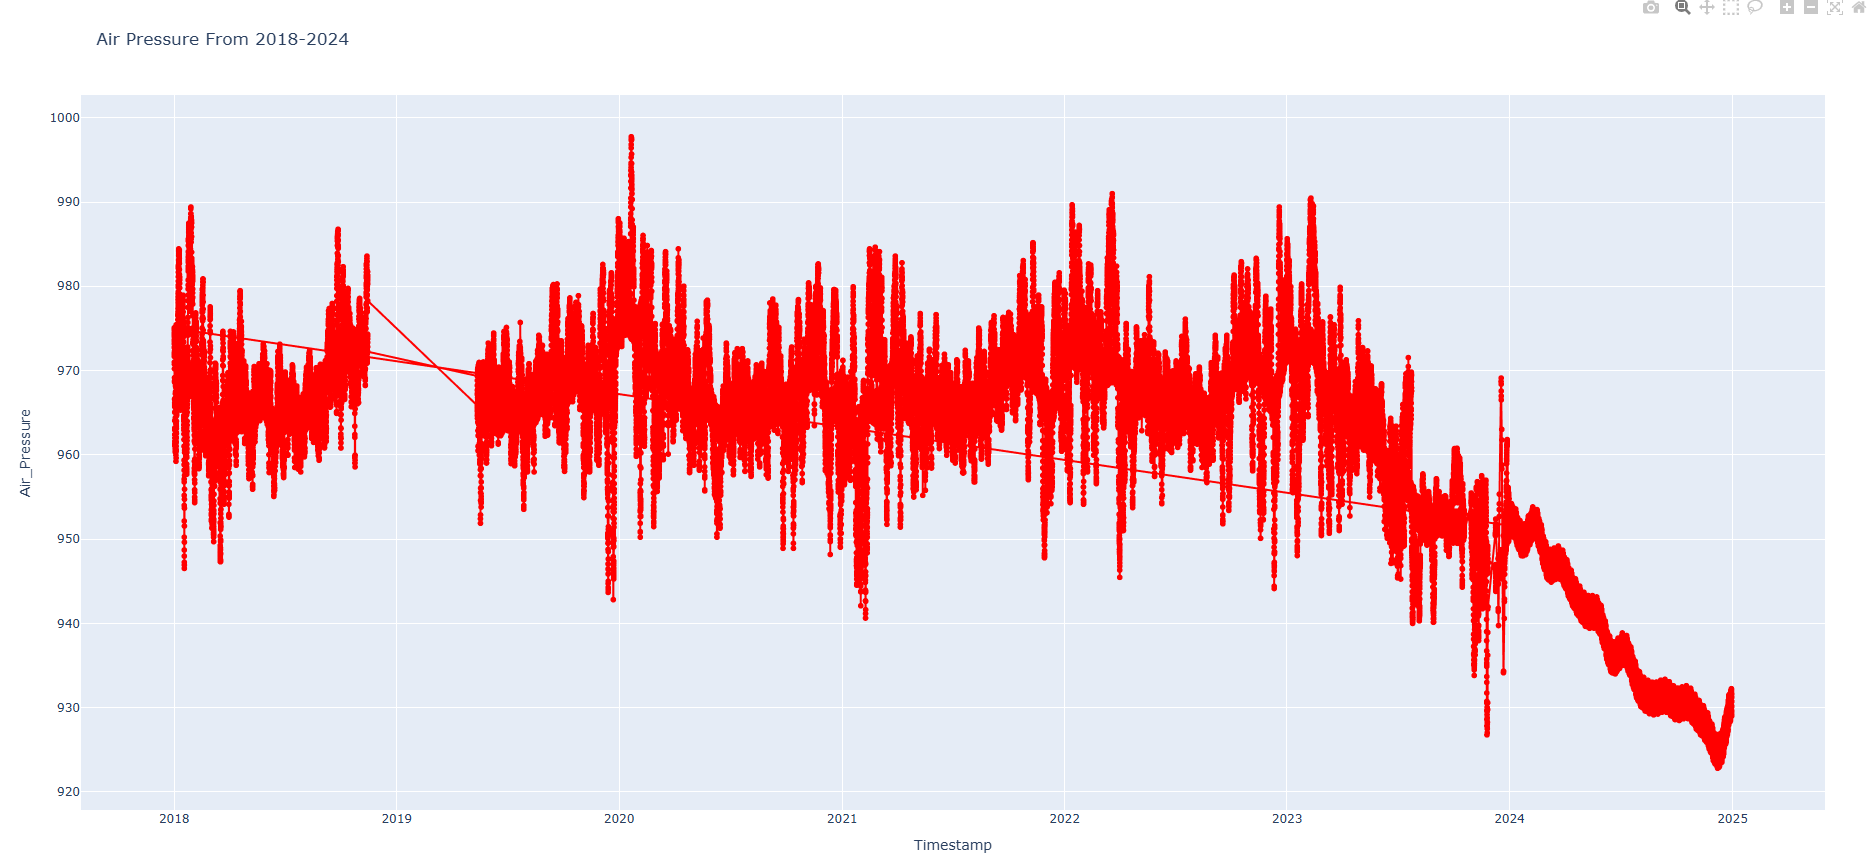

Python code for this plot:
import pandas as pd
from prophet import Prophet
import matplotlib.pyplot as plt
import seaborn as sns
import plotly.express as px

# Read the dataset
data = pd.read_csv('AirPreasure/airpreasure.csv')

# Check for null values
null_values = data['Air_Pressure'].isnull().sum()
print(f"Number of null values in 'Air_Pressure' column: {null_values}")

# Convert 'Timestamp' column to datetime
data['Timestamp'] = pd.to_datetime(data['Timestamp'], format='%d.%m.%Y %H:%M:%S')

# Prepare the data for Prophet
prophet_data = data[['Timestamp', 'Air_Pressure']].rename(columns={'Timestamp': 'ds', 'Air_Pressure': 'y'})

# Create and fit the Prophet model
model = Prophet()
model.fit(prophet_data)

# Generate future dates (hourly for 2024)
future_dates = model.make_future_dataframe(periods=365 * 24, freq='H')
forecast = model.predict(future_dates)

# Save predictions for 2024 in a DataFrame
predicted_2024 = forecast[['ds', 'yhat']].rename(columns={'ds': 'Timestamp', 'yhat': 'Air_Pressure'})

# Combine existing and predicted data
all_data = pd.concat([prophet_data.rename(columns={'ds': 'Timestamp', 'y': 'Air_Pressure'}), predicted_2024], ignore_index=True)

# Save combined data to a CSV file
all_data.to_csv('AirPreasure/airpreasure_data_2018_2024.csv', index=False)
print("Data saved to 'airpreasure_data_2018_2024.csv'")

# 1. Plot the entire dataset (2018–2024)
plt.figure(figsize=(20, 10))
plt.plot(all_data['Timestamp'], all_data['Air_Pressure'], label='Air Pressure', color='blue')
plt.title("Air Pressure From 2018-2024")
plt.xlabel("Year")
plt.ylabel("Air Pressure")
plt.legend()
plt.xticks(rotation=45)
plt.tight_layout()
plt.show()

# 2. Calculate and plot monthly averages
all_data['Timestamp'] = pd.to_datetime(all_data['Timestamp'], utc=True, errors='coerce')
monthly_data = all_data.set_index('Timestamp').resample('M').mean()[1:]
avg_monthly_airpreasure = monthly_data.reset_index()

plt.figure(figsize=(20, 10))
plt.title("Monthly Average Air Pressure From 2018-2024")
sns.lineplot(x=avg_monthly_airpreasure['Timestamp'], y=avg_monthly_airpreasure['Air_Pressure'], marker='o', color='green')
plt.xlabel("Month")
plt.ylabel("Air Pressure")
plt.xticks(rotation=45)
plt.tight_layout()
plt.show()

# 3. Bar plot for monthly averages
plt.figure(figsize=(20, 10))
plt.title("Air Pressure - Monthly Averages (2018-2024)")
sns.barplot(x=avg_monthly_airpreasure['Timestamp'].dt.month, y=avg_monthly_airpreasure['Air_Pressure'], palette="mako")
plt.xlabel("Month")
plt.ylabel("Air Pressure")
plt.show()

# 4. Yearly averages
yearly_data = all_data.set_index('Timestamp').resample('Y').mean()
yearly_data.reset_index(inplace=True)

plt.figure(figsize=(20, 10))
plt.title("Yearly Average Air Pressure From 2018-2024")
sns.lineplot(x=yearly_data['Timestamp'], y=yearly_data['Air_Pressure'], marker='o', color='purple')
plt.xlabel("Year")
plt.ylabel("Air Pressure")
plt.xticks(rotation=45)
plt.tight_layout()
plt.show()

# 5. Interactive Plotly graph
fig = px.line(all_data, x='Timestamp', y='Air_Pressure', title="Air Pressure From 2018-2024")
fig.update_traces(mode='lines+markers', line=dict(color='red'))
fig.show()

# 6. Correlation heatmap (optional, based on other columns in your data)
# Check if other columns exist for correlation
if 'Other_Column' in data.columns:
    correlation_matrix = data.corr()
    plt.figure(figsize=(12, 10))
    sns.heatmap(correlation_matrix, annot=True, cmap="coolwarm", fmt=".2f")
    plt.title("Correlation Heatmap")
    plt.show()

# Prophet forecast visualization
fig2 = model.plot(forecast)
plt.title("Prophet Forecast for Air Pressure")
plt.show()
